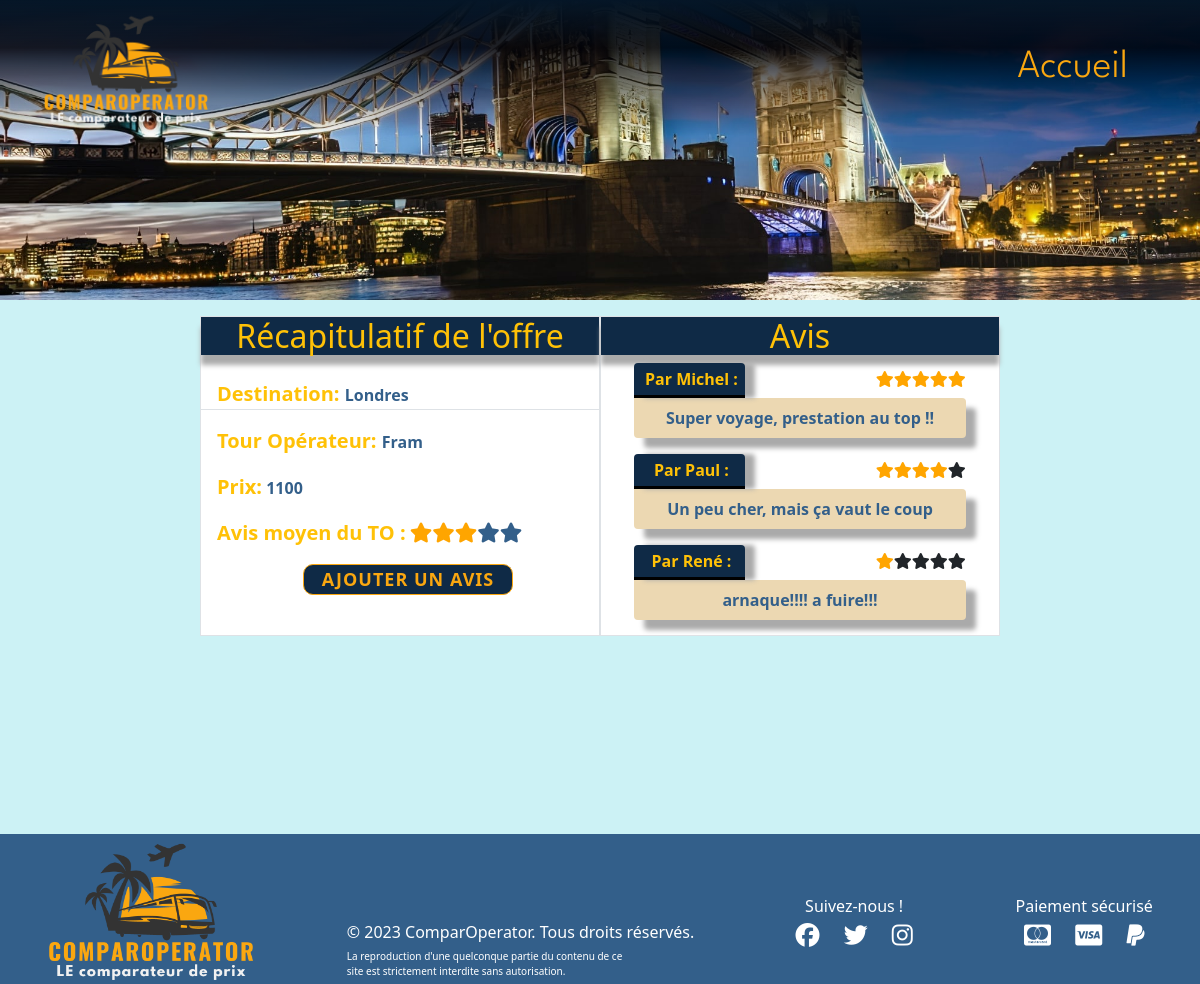
The app's page /destination.php?name=Londres with its own data.
### tables this page shows
CREATE TABLE
  `destination` (
    `id` int (11) NOT NULL,
    `location` varchar(255) NOT NULL,
    `price` int (11) NOT NULL,
    `tour_operator_id` int (11) NOT NULL,
    `picture` varchar(255) NOT NULL
  );

CREATE TABLE
  `tour_operator` (
    `id` int (11) NOT NULL,
    `name` varchar(255) NOT NULL,
    `link` varchar(255) NOT NULL
  );

CREATE TABLE
  `review` (
    `id` int (11) NOT NULL,
    `message` varchar(255) NOT NULL,
    `tour_operator_id` int (11) NOT NULL,
    `author_id` int (11) NOT NULL
  );

CREATE TABLE
  `author` (
    `id` int (11) NOT NULL,
    `name` varchar(255) NOT NULL
  );

### classes/Destination.php (called while the page is built, shortened)
<?php
class Destination {
    private string $location;
    private int $price;
    public function setId(int $id): self
    {
        return $this;
    }
    public function getLocation(): string
    {
        return $this->location;
    }
    public function setLocation(string $location): self
    {
        $this->location = $location;
        return $this;
    }
    public function getPrice(): int
    {
        return $this->price;
    }
    public function setPrice(int $price): self
    {
        $this->price = $price;
        return $this;
    }
    public function setPicture(string $picture): self
    {
        return $this;
    }
}
?>

### classes/Review.php (called while the page is built, shortened)
<?php
class Review {
    private string $message;
    private string $author;
    public function setId(int $id): self
    {
        return $this;
    }
    public function getMessage(): string
    {
        return $this->message;
    }
    public function setMessage(string $message): self
    {
        $this->message = $message;
        return $this;
    }
    public function getAuthor(): string
    {
        return $this->author;
    }
    public function setAuthor(string $author): self
    {
        $this->author = $author;
        return $this;
    }
}
?>

### classes/Score.php (called while the page is built, shortened)
<?php
    class Score {
        private int $value;
        public function setId(int $id): self
        {
                return $this;
        }
        public function getValue(): int
        {
                return $this->value;
        }
        public function setValue(int $value): self
        {
                $this->value = $value;
                return $this;
        }
        public function setAuthor(string $author): self
        {
                return $this;
        }
    }
?>

### classes/Certificate.php (called while the page is built, shortened)
<?php
    class Certificate {
        public function setSignatory($signatory): self
        {
                return $this;
        }
        public function setExpiresAt($expiresAt): self
        {
                return $this;
        }
    }
?>

### classes/TourOperator.php (called while the page is built, shortened)
<?php
class TourOperator {
    private int $id;
    private string $name;
    private $scores;
    public function getId(): int
    {
        return $this->id;
    }
    public function setId(int $id): self
    {
        $this->id = $id;
        return $this;
    }
    public function getName(): string
    {
        return $this->name;
    }
    public function setName(string $name): self
    {
        $this->name = $name;
        return $this;
    }
    public function setLink(string $link): self
    {
        return $this;
    }
    public function setCertificate($certificate): self
    {
        return $this;
    }
    public function setDestinations($destinations): self
    {
        return $this;
    }
    public function setReviews($reviews): self
    {
        return $this;
    }
    public function setScores($scores): self
    {
        $this->scores = $scores;
        return $this;
    }
    public function getAverageScore(){
        $answer = 0;
        foreach($this->scores as $score) {
            $answer += $score->getValue();
        }
        if(count($this->scores) > 0) {
            return $answer/count($this->scores);
        }
        else return ('Aucune note');
    }
}
?>

### classes/Manager.php (the view, shortened to what this page needs)
<?php
    class Manager {
        private $bdd;
        public function setBdd($bdd): self
        {
                $this->bdd = $bdd;
                return $this;
        }
        public function getAllDestination($id = 0){
            if ($id == 0) {
                $query = $this->bdd->query('SELECT * FROM destination');
            }
            else {
                $query = $this->bdd->query('SELECT * FROM destination WHERE tour_operator_id = "'. $id .'"');
            }
            $locationsData = $query->fetchAll(PDO :: FETCH_ASSOC);
            $array = [];
            foreach($locationsData as $locationData) {
                $destination = new Destination ($locationData);
                array_push($array, $destination);
            }
            return $array;
        }
        public function getAllReviews($id){
            $query = $this->bdd->query('SELECT * FROM review
                                        JOIN author ON review.author_id = author.id
                                        WHERE tour_operator_id = "'. $id .'"');
            $reviewsData = $query->fetchAll(PDO :: FETCH_ASSOC);
            $array = [];
            foreach($reviewsData as $reviewData) {
                $review = new Review($reviewData);
                array_push($array, $review);
            }
            return $array;
        }
        public function getScore($name){
            $query = $this->bdd->query('SELECT value FROM score
                                        JOIN author ON score.author_id = author.id
                                        WHERE name = "'. $name .'"');
            $scoreData = $query->fetch(PDO :: FETCH_ASSOC);
            return $scoreData;
        }
        public function getScores($id){
            $query = $this->bdd->query('SELECT * FROM score
                                        JOIN author ON score.author_id = author.id
                                        WHERE tour_operator_id = "'. $id .'"');
            $scoresData = $query->fetchAll(PDO :: FETCH_ASSOC);
            $array = [];
            foreach($scoresData as $scoreData) {
                $score = new Score($scoreData);
                array_push($array, $score);
            }
            return $array;
        }
        public function getOperatorByDestination($name ="none") {
            if ($name != "none") {
                $queryContent = 'SELECT * FROM destination
                JOIN tour_operator ON destination.tour_operator_id = tour_operator.id
                WHERE destination.location="'. $name .'" ORDER BY price ASC';
            }
            else {
                $queryContent = 'SELECT * FROM tour_operator ORDER BY name ASC';
            }
            $query = $this->bdd->query($queryContent);
            $operatorsData = $query->fetchAll(PDO :: FETCH_ASSOC);
            $operators = [];
            foreach($operatorsData as $operatorData) {
                $id = $operatorData['tour_operator_id'];
                $destinations = $this->getAllDestination($id);
                $reviews = $this->getAllReviews($id);
                $scores = $this->getScores($id);
                $certificate = $this->getCertificate($id);
                $operator = new TourOperator($operatorData, $destinations, $reviews, $scores, $certificate);
                array_push($operators, $operator);
            }
            return $operators;
        }
        public function getCertificate($tourOperatorId){
            $query = $this->bdd->query('SELECT * FROM certificate WHERE tour_operator_id = "' . $tourOperatorId . '"');
            $certificateData = $query->fetch(PDO :: FETCH_ASSOC);
            if ($certificateData !== false) {
                $certificate = new Certificate($certificateData);
                return $certificate;
            }
            else return ("none");
        }
        public function displayScore($score){
            $answer = "";
            if ($score == "Aucune note") {
                $answer .= "Aucune note";
            } else{
            for ($i = 0; $i < 5; $i++){
                if (round($score) > $i){
                    $answer .= '<span class="fa fa-star checked"></span>';
                }
                else {
                    $answer .= '<span class="fa fa-star"></span>';
                }
            }}
            return $answer;
        }
        public function displayTourOperator($operator, $destination){
            echo('<div class="d-flex justify-content-center flex-wrap mb-5">
                    <div class="col-lg-5 col-xl-4 col-12 d-flex flex-column  border" id="infosTO">
                        <h2 class="text-warning col-12 text-center"  id="titleComments">
                            Récapitulatif de l\'offre
                        </h2>
                        <p class="mt-4 ps-3 border-bottom">
                            <span class="text-warning"> Destination: </span> '. $destination->getLocation() .'
                        </p>
                        <p class=" ps-3">
                            <span class="text-warning"> Tour Opérateur: </span> '. $operator->getName() .'
                        </p>
                        <p class=" ps-3">
                            <span class="text-warning"> Prix:</span> '. $destination->getPrice() .'
                        </p>
                        <p class=" ps-3">
                            <span class="text-warning"> Avis moyen du TO :</span> '. $this->displayScore($operator->getAverageScore()) .'
                        </p>
                        <div class="d-flex justify-content-center">');
                        echo('<button class="mb-2 ms-3" data-bs-toggle="modal" data-bs-target="#exampleModal'. $operator->getId() .'">
                            Ajouter un avis
                        </button>
                        </div>
                    </div>
                    <div class="col-lg-5 col-xl-4 col-12 border" id="sectionComments">
                        <h2 class="text-warning text-center" id="titleComments">
                            Avis
                        </h2>
                        <div class="d-flex flex-column align-items-center" id="listComments">'. $this->displayReviews($this->getAllReviews($operator->getId())) .'</div>
                    </div>
                </div>
              <div class="modal fade" id="exampleModal'. $operator->getId() .'" tabindex="-1" aria-labelledby="exampleModalLabel'. $operator->getId() .'" aria-hidden="true">
                            <input type="hidden" name="nameDestination" value="'. $destination->getLocation() .'" />
                            <input type="hidden" name="tourOperatorId" value="'. $operator->getId() .'"/>
              </div>');
        }
        public function displayReviews($reviews) {
            $answer = '';
            foreach ($reviews as $review) {
            $answer .= '<div class="mt-2 mb-2 text-light col-10  text-center">
            <div class="d-flex">
                <div class="col-4 bg-light p-1 ps-2 text-warning" id="authorComments">Par
                    '. $review->getAuthor() .' :
                </div>
                <div class="ms-auto text-dark mt-1">
                '. $this->displayScore($this->getScore($review->getAuthor())['value']) .'
                </div>
            </div>
            <div class=" text-center p-2 col-12" id="comments">
                    '. $review->getMessage() .'
            </div></div>
            ';
            }
            return $answer;
        }
    }
?>

### destination.php
<?php
    include('header.php');
?>
<div>
<?php
    $manager = new Manager($db);
    if (isset($_GET['name'])){
        $name = $_GET['name'];
        $operators = $manager->getOperatorByDestination($name);
        $picture = $manager->getDestinationByOperator($operators[0], $name)->getPicture();
        echo('<img src="'. $picture .'" height="300px" id="destinationMainImg" class="mb-3"/>');
        foreach($operators as $operator){
            $destination = $manager->getDestinationByOperator($operator, $name);
            $manager->displayTourOperator($operator, $destination);
        }
    }
?>
</div>
<?php
    include('footer.php');
?>

### public/css/style.css (style rules this page uses)
body { position: relative; min-height: 100vh; padding-bottom: 300px; background-color: #ccf2f5; }
#destinationMainImg { object-fit: cover; width: 100%; object-position: 50% 80%; }
#comments { color: #335f8a; background-color: #ecd8b2; border-radius: 0px 4px 4px 4px; box-shadow: 10px 10px 5px #aaaaaa; }
#authorComments { border-radius: 4px 4px 0px 0px; box-shadow: 10px 0px 5px #aaaaaa; background-color: #0f2a46 !important; border-bottom: 3px black solid; }
#listComments { height: 280px !important; overflow: scroll; font-weight: 600; }
#titleComments { background-color: #0f2a46 !important; margin-bottom: 0; box-shadow: 0px 10px 5px #aaaaaa; }
#infosTO span { font-weight: 700; font-size: 20px; }
#infosTO p { color: #335f8a; font-weight: 600; }
#sectionComments, #infosTO { background-color: #ffffff; }
.checked { color: orange; }
button { position: relative; width: 210px; font-size: 18px; font-weight: 500; letter-spacing: 1px; border-radius: 10px; text-transform: uppercase; border: 1px solid transparent; outline: none; cursor: pointer; background: #0f2a46; overflow: hidden; transition: 0.6s; font-weight: 700; }
button { color: #faa710; border-color: #faa710; z-index: 1; }
button:before, button:after { position: absolute; content: ""; left: 0; top: 0; height: 100%; filter: blur(30px); opacity: 0.4; transition: 0.6s; }
button:before { width: 60px; background: rgba(255, 255, 255, 0.6); transform: translateX(-130px) skewX(-45deg); }
button:after { width: 30px; background: rgba(255, 255, 255, 0.6); transform: translateX(-130px) skewX(-45deg); }

### records on screen
destination: picture (picture), location "Londres", tour_operator.name "Fram", price "1100"
review: author.name "Michel", message "Super voyage, prestation au top !!"
review: author.name "Paul", message "Un peu cher, mais ça vaut le coup"
review: author.name "René", message "arnaque!!!! a fuire!!!"
